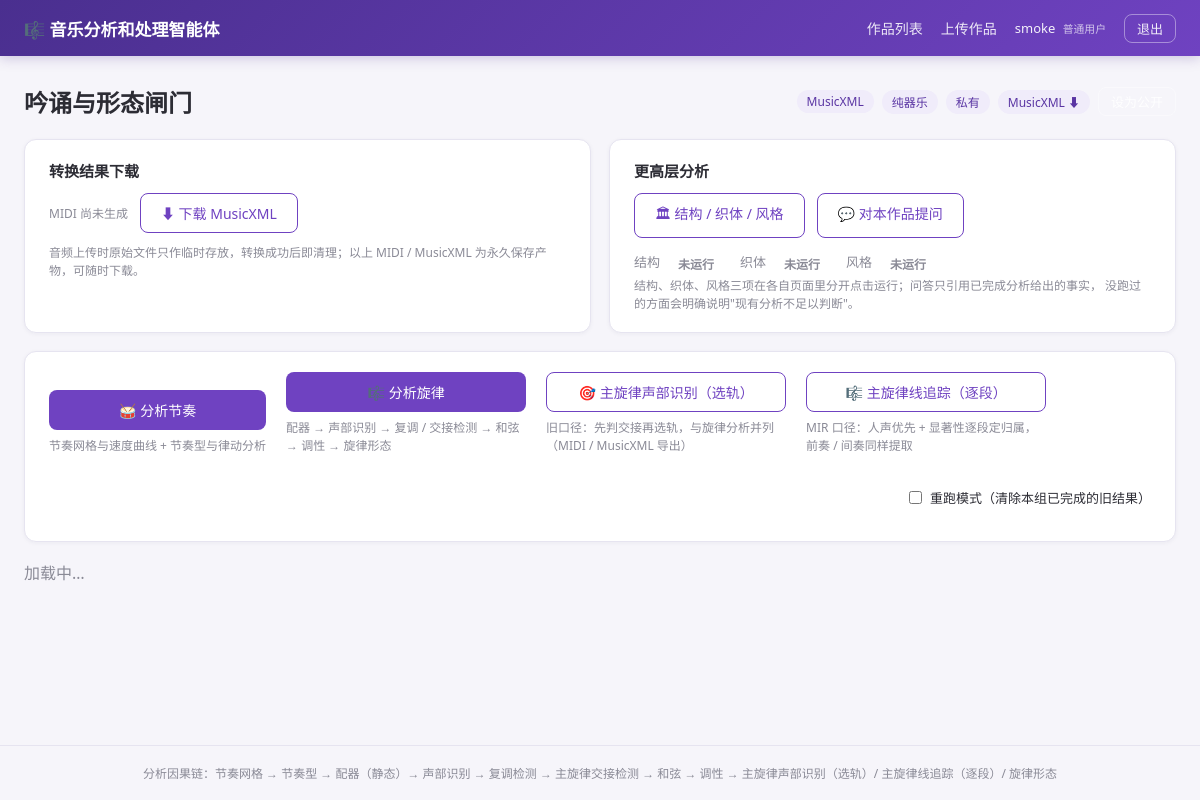
The app's page /pieces/16/ (signed in) with its own data.
### core/models.py (models this page shows, shortened)
class Piece(models.Model):
    class SourceType(models.TextChoices):
        AUDIO = 'audio', '音频（需 MuScriptor 转录）'
        MIDI = 'midi', 'MIDI'
        MUSICXML = 'musicxml', 'MusicXML'
    owner = models.ForeignKey(settings.AUTH_USER_MODEL, on_delete=models.CASCADE,
                              related_name='pieces', verbose_name='上传者')
    title = models.CharField('标题', max_length=200)
    source_file = models.FileField(
        '源文件（临时）', upload_to='tmp/%Y%m%d/', blank=True,
        help_text='原始音频仅作临时存放，转换成功后自动删除，不做长期保存')
    source_type = models.CharField('源类型', max_length=16,
                                   choices=SourceType.choices)
    contains_voice = models.BooleanField(
        '是否含人声', default=False,
        help_text='唯一事实来源是作品文件本身：MIDI / MusicXML 上传后按文件里的实际'
                  '声部自动回写（覆盖上传时的勾选）；音频上传按 MuScriptor 转录结果'
                  '回写。上传页的勾选只对音频转录管线的选择起作用。')
    is_public = models.BooleanField(
        '公开', default=False,
        help_text='公开后其他登录用户也可查看该作品及其分析结果（不可代为运行分析）')
    source_purged = models.BooleanField('临时源文件已清理', default=False)
    midi_file = models.FileField('MIDI（永久）', upload_to='midi/%Y%m%d/', blank=True,
                                 help_text='永久保存，独立于 MusicXML 目录')
    musicxml_file = models.FileField('MusicXML（永久）', upload_to='musicxml/%Y%m%d/',
                                     blank=True, help_text='永久保存，独立于 MIDI 目录')
    created_at = models.DateTimeField('创建时间', auto_now_add=True)
    updated_at = models.DateTimeField('更新时间', auto_now=True)
    class Meta:
        ordering = ['-created_at']
        verbose_name = '作品'
        verbose_name_plural = '作品'
    @property
    def visibility_display(self) -> str:
        return '公开' if self.is_public else '私有'
    @property
    def audio_purged(self) -> bool:
        return self.source_type == self.SourceType.AUDIO and self.source_purged

### core/views.py (the view)
# urls.py: path('pieces/<int:piece_id>/', views.piece_detail, name='piece_detail'),
@login_required
def piece_detail(request, piece_id: int):
    piece = get_object_or_404(Piece, pk=piece_id)
    if not _can_view(request.user, piece):
        raise Http404('作品不存在或未公开。')
    convert_result = piece.results.filter(step='convert').first()
    conv_out = (convert_result.output if convert_result else None) or {}
    voice_src = (conv_out.get('voice') or {}).get('source', '')
    if not voice_src:   # 早期转换记录没有该字段：按来源类型兜底说明
        voice_src = 'transcribe' if piece.source_type == 'audio' else 'file'
    voice_parts = (conv_out.get('voice') or {}).get('voice_parts') or []
    voice_note = {
        'file': '按作品文件内的实际声部判定（不随上传时的勾选）',
        'transcribe': '按 MuScriptor 转录结果判定',
    }[voice_src]
    if voice_parts:
        voice_note += '：' + '、'.join(
            f"{p.get('name')}（{p.get('instrument')}）" for p in voice_parts)
    cfg = SystemConfig.get_config()
    return render(request, 'core/piece_detail.html', {
        'piece': piece,
        'step_labels': STEP_LABELS,
        'can_edit': _can_edit(request.user, piece),
        'convert_status': convert_result.status if convert_result else '',
        'voice_note': voice_note,
        'gm_programs_json': json.dumps(mex.GM_PROGRAMS, ensure_ascii=False),
        'export_defaults_json': json.dumps(mex.resolve_options(cfg),
                                           ensure_ascii=False),
    })

### core/models.py (called while the page is built)
    @classmethod
    def get_config(cls):
        obj = cls.objects.filter(pk=1).first()
        if obj is None:
            obj = cls(pk=1)
            obj.save()
        return obj

### core/views.py (called while the page is built)
def _can_view(user, piece: Piece) -> bool:
    return user.is_staff or piece.owner_id == user.id or piece.is_public

def _can_edit(user, piece: Piece) -> bool:
    return user.is_staff or piece.owner_id == user.id

### templates/core/piece_detail.html (shortened to what this page needs)
{% extends 'base.html' %}
{% load static %}
{% block content %}
<div class="page-head">
  <h1>{{ piece.title }}</h1>
  <div class="piece-meta">
    <span class="tag">{{ piece.get_source_type_display }}</span>
    <span class="tag" title="{{ voice_note }}">{{ piece.contains_voice|yesno:'含人声,纯器乐' }}</span>
    <span class="tag {% if piece.is_public %}tag-public{% endif %}">
      {{ piece.visibility_display }}
    </span>
    {% if piece.musicxml_file %}
      <a class="tag tag-link" href="{% url 'core:download_musicxml' piece.id %}" download>MusicXML ⬇</a>
    {% endif %}
    {% if can_edit %}
    <form method="post" action="/pieces/{{ piece.id }}/visibility/" class="inline">
      <button type="submit" class="btn btn-ghost btn-sm">
      </button>
    </form>
    {% endif %}
  </div>
</div>
<div class="top-cards">
  {% if piece.midi_file or piece.musicxml_file %}
  <div class="card download-card">
    <div class="download-title">转换结果下载</div>
    <div class="download-actions">
      {% if piece.midi_file %}
      <a class="btn btn-outline"
         href="{% url 'core:download_midi' piece.id %}" download>⬇ 下载 MIDI</a>
      <button class="btn btn-outline btn-sm midi-play" type="button"
              data-midi-url="{% url 'core:download_midi' piece.id %}"
              title="在浏览器内试听已转换的 MIDI（合成音，仅供核对）">▶ 播放</button>
      <span class="midi-status" data-midi-status></span>
      {% else %}
      <span class="muted small">MIDI 尚未生成</span>
      {% endif %}
      {% if piece.musicxml_file %}
      <a class="btn btn-outline"
         href="{% url 'core:download_musicxml' piece.id %}" download>⬇ 下载 MusicXML</a>
      {% else %}
      <span class="muted small">MusicXML 尚未生成</span>
      {% endif %}
    </div>
    <p class="muted small">
      音频上传时原始文件只作临时存放，转换成功后即清理；以上 MIDI / MusicXML 为永久保存产物，可随时下载。
    </p>
  </div>
  {% endif %}
  <div class="card more-links">
    <div class="more-title">更高层分析</div>
    <div class="more-actions">
      <a class="btn btn-outline" href="{% url 'core:sts_page' piece.id %}">
        🏛 结构 / 织体 / 风格
      </a>
      <a class="btn btn-outline" href="{% url 'core:qa_page' piece.id %}">
        💬 对本作品提问
      </a>
    </div>
    <div class="more-status">
      <span class="more-chip">结构 <span class="pill" data-sts="structure">未运行</span></span>
      <span class="more-chip">织体 <span class="pill" data-sts="texture">未运行</span></span>
      <span class="more-chip">风格 <span class="pill" data-sts="style">未运行</span></span>
    </div>
    <p class="muted small">
      结构、织体、风格三项在各自页面里分开点击运行；问答只引用已完成分析给出的事实，
      没跑过的方面会明确说明"现有分析不足以判断"。
    </p>
  </div>
</div>
{% if can_edit %}
<div class="action-bar card">
  <div class="action-group">
    <button class="btn btn-primary" data-group="rhythm" onclick="runGroup(this)">
      🥁 分析节奏
    </button>
    <span class="action-hint">节奏网格与速度曲线 + 节奏型与律动分析</span>
  </div>
  <div class="action-group">
    <button class="btn btn-primary" data-group="melody" onclick="runGroup(this)">
      🎼 分析旋律
    </button>
    <span class="action-hint">配器 → 声部识别 → 复调 / 交接检测 → 和弦 → 调性 → 旋律形态</span>
  </div>
  <div class="action-group">
    <button class="btn btn-outline" data-group="extraction" onclick="runGroup(this)">
      🎯 主旋律声部识别（选轨）
    </button>
    <span class="action-hint">旧口径：先判交接再选轨，与旋律分析并列（MIDI / MusicXML 导出）</span>
  </div>
  <div class="action-group">
    <button class="btn btn-outline" data-group="line" onclick="runGroup(this)">
      🎼 主旋律线追踪（逐段）
    </button>
    <span class="action-hint">MIR 口径：人声优先 + 显著性逐段定归属，前奏 / 间奏同样提取</span>
  </div>
  <label class="checkbox-label force-label">
    <input type="checkbox" id="force-rerun"> 重跑模式（清除本组已完成的旧结果）
  </label>
</div>
{% endif %}
<div id="steps-container" class="steps-grid">
  <div class="muted">加载中…</div>
</div>
{% endblock %}

### templates/base.html (shortened to what this page needs)
<!DOCTYPE html>
<html lang="zh-CN">
<head>
  {% load static %}
  <link rel="stylesheet" href="{% static 'css/style.css' %}">
</head>
<body>
<nav class="navbar">
  <div class="nav-inner">
    <a class="brand" href="/">🎼 音乐分析和处理智能体</a>
    <div class="nav-links">
      <a href="/">作品列表</a>
      <a href="/upload/">上传作品</a>
      <span class="user-badge">
        {{ user.username }}
        <small>{% if user.is_staff %}管理员{% else %}普通用户{% endif %}</small>
      </span>
      <form method="post" action="/accounts/logout/" class="inline">
        <button type="submit" class="btn btn-ghost btn-sm">退出</button>
      </form>
    </div>
  </div>
</nav>
<main class="container">
  {% block content %}{% endblock %}
</main>
<footer class="footer">
  分析因果链：节奏网格 → 节奏型 → 配器（静态）→ 声部识别 → 复调检测 →
  主旋律交接检测 → 和弦 → 调性 → 主旋律声部识别（选轨）/ 主旋律线追踪（逐段）/ 旋律形态
</footer>
</body>
</html>

### static/css/style.css (style rules this page uses)
:root { --primary: #6f42c1; --primary-dark: #5a35a3; --bg: #f6f5fa; --card: #ffffff; --text: #2c2c34; --muted: #8a8a96; --border: #e6e4f0; --done: #1a9c6b; --error: #d9463e; --running: #e8930c; --pending: #9aa0b5; --accent-bg: #f0ecfa; }
* { box-sizing: border-box; margin: 0; padding: 0; }
body { font-family: "PingFang SC", "Microsoft YaHei", "Segoe UI", sans-serif; background: var(--bg); color: var(--text); min-height: 100vh; display: flex; flex-direction: column; }
.navbar { background: linear-gradient(135deg, #4a2f8f, #6f42c1); color: #fff; padding: 0 24px; box-shadow: 0 2px 12px rgba(74, 47, 143, .25); }
.nav-inner { max-width: 1200px; margin: 0 auto; display: flex; align-items: center; justify-content: space-between; height: 56px; }
.brand { color: #fff; font-size: 17px; font-weight: 700; text-decoration: none; }
.nav-links { display: flex; align-items: center; gap: 18px; }
.nav-links a { color: rgba(255,255,255,.88); text-decoration: none; font-size: 14px; }
.user-badge { font-size: 13px; color: rgba(255,255,255,.92); }
.user-badge small { opacity: .75; margin-left: 4px; }
.inline { display: inline; }
.container { max-width: 1200px; margin: 0 auto; padding: 28px 24px; flex: 1; }
.footer { text-align: center; color: var(--muted); font-size: 12px; padding: 18px; border-top: 1px solid var(--border); }
.page-head { display: flex; align-items: center; justify-content: space-between; flex-wrap: wrap; gap: 12px; margin-bottom: 20px; }
.page-head h1 { font-size: 24px; }
.piece-meta { display: flex; gap: 8px; align-items: center; flex-wrap: wrap; }
.card { background: var(--card); border: 1px solid var(--border); border-radius: 12px; padding: 20px 24px; margin-bottom: 18px; box-shadow: 0 1px 4px rgba(40,30,80,.05); }
.checkbox-label { display: flex; align-items: center; gap: 8px; font-size: 13px; color: var(--text); margin: 14px 0; cursor: pointer; }
.btn { display: inline-block; padding: 9px 20px; border-radius: 8px; border: 1px solid transparent; font-size: 14px; cursor: pointer; text-decoration: none; transition: all .15s; }
.btn-primary { background: var(--primary); color: #fff; }
.btn-outline { background: #fff; color: var(--primary); border-color: var(--primary); }
.btn-ghost { background: transparent; color: rgba(255,255,255,.9); border-color: rgba(255,255,255,.4); }
.btn-sm { padding: 4px 12px; font-size: 13px; }
.tag { display: inline-block; padding: 3px 10px; border-radius: 20px; background: var(--accent-bg); color: var(--primary-dark); font-size: 12px; text-decoration: none; }
.pill { padding: 3px 12px; border-radius: 20px; font-size: 12px; font-weight: 600; }
.action-bar { display: flex; flex-wrap: wrap; gap: 20px; align-items: flex-end; }
.action-group { display: flex; flex-direction: column; gap: 6px; }
.action-hint { font-size: 12px; color: var(--muted); max-width: 240px; }
.force-label { margin-left: auto; }
.steps-grid { display: grid; grid-template-columns: repeat(auto-fill, minmax(340px, 1fr)); gap: 14px; }
.muted { color: var(--muted); }
.small { font-size: 12px; }
.more-title { font-size: 15px; font-weight: 600; margin-bottom: 12px; }
.more-actions { display: flex; flex-wrap: wrap; gap: 12px; }
.more-status { display: flex; flex-wrap: wrap; gap: 14px; margin-top: 14px; }
.more-chip { font-size: 13px; color: var(--muted); display: inline-flex; gap: 6px; }
.download-title { font-size: 15px; font-weight: 600; margin-bottom: 12px; }
.download-actions { display: flex; flex-wrap: wrap; gap: 12px; align-items: center; }
.download-card p { margin: 10px 0 0; }
.top-cards { display: grid; grid-template-columns: repeat(auto-fit, minmax(320px, 1fr)); gap: 18px; margin-bottom: 18px; }
.top-cards > .card { margin-bottom: 0; }

### records on screen
Piece: title "吟诵与形态闸门", source_type "MusicXML", contains_voice "纯器乐", visibility_display "私有"

### other values on screen
{{ user.username }} "smoke"
